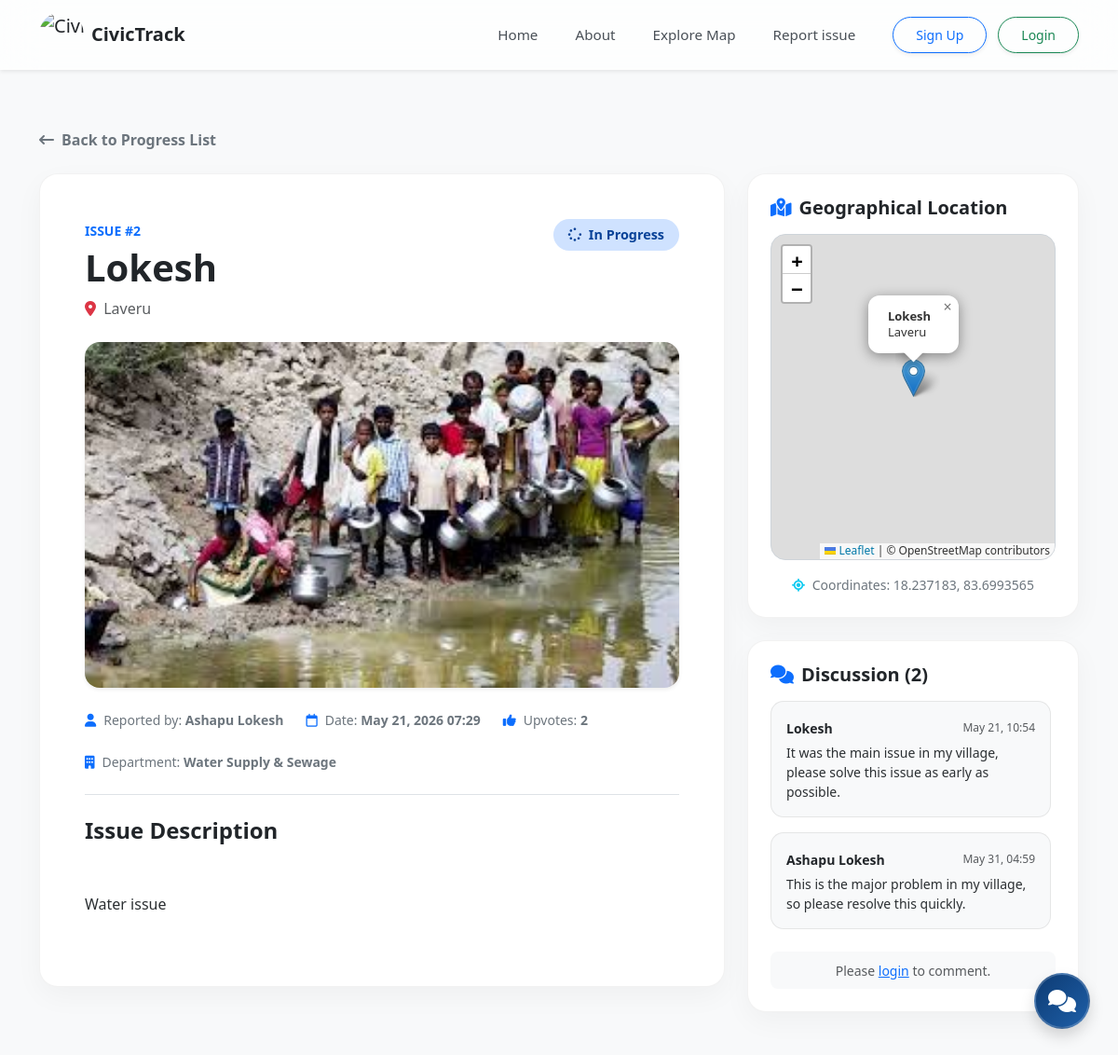
/issue/2/, run on the app's committed database.
### issues/models.py (models this page shows, shortened)
class CivicIssue(models.Model):
    name = models.CharField(max_length=150)
    origin_location = models.CharField(max_length=255)
    issue_details = models.TextField()
    uploaded_image = models.ImageField(upload_to='civic_issues_gallery/', blank=False, null=False)
    created_at = models.DateTimeField(auto_now_add=True)
    status = models.CharField(max_length=20, default='Open')
    user = models.ForeignKey(User, on_delete=models.CASCADE, null=True, blank=True)
    latitude = models.FloatField(null=True, blank=True)
    longitude = models.FloatField(null=True, blank=True)
    votes = models.ManyToManyField(User, related_name='voted_issues', blank=True)
    DEPARTMENT_CHOICES = [
        ('Water', 'Water Supply & Sewage'),
        ('Roads', 'Roads & Traffic'),
        ('Sanitation', 'Sanitation & Waste'),
        ('Electricity', 'Electricity & Lighting'),
        ('Health', 'Public Health & Safety'),
        ('Other', 'Other/General'),
    ]
    assigned_department = models.CharField(
        max_length=50,
        choices=DEPARTMENT_CHOICES,
        default='Other',
        blank=True,
        null=True
    )

class Comment(models.Model):
    issue = models.ForeignKey(CivicIssue, on_delete=models.CASCADE, related_name='comments')
    user = models.ForeignKey(User, on_delete=models.CASCADE)
    content = models.TextField()
    created_at = models.DateTimeField(auto_now_add=True)

### issues/views.py (the view)
# urls.py: path('issue/<int:id>/', views.issue_detail, name='issue_detail'),
def issue_detail(request, id):
    issue = get_object_or_404(CivicIssue, id=id)
    return render(request, 'issue_detail.html', {
        'issue': issue,
        'department_choices': CivicIssue.DEPARTMENT_CHOICES
    })

### templates/issue_detail.html (shortened to what this page needs)
<!DOCTYPE html>
<html lang="en">
<head>
    <link href="https://cdn.jsdelivr.net/npm/bootstrap@5.3.8/dist/css/bootstrap.min.css" rel="stylesheet">
    <link href="https://cdnjs.cloudflare.com/ajax/libs/font-awesome/6.4.0/css/all.min.css" rel="stylesheet">
    <link rel="stylesheet" href="https://cdnjs.cloudflare.com/ajax/libs/leaflet/1.9.4/leaflet.min.css" />
</head>
<body class="bg-light" style="padding-top: 90px;">
    {% include 'navbar.html' %}
    <div class="container py-5">
        <div class="mb-4">
            <a href="{% url 'check_progress' %}" class="text-decoration-none text-secondary fw-semibold">
                <i class="fa-solid fa-arrow-left-long me-2"></i>Back to Progress List
            </a>
        </div>
        <div class="row g-4">
            <div class="col-12 col-lg-8">
                <div class="detail-card p-4 p-md-5">
                    <div class="d-flex flex-column flex-md-row justify-content-between align-items-md-start gap-3 mb-4">
                        <div>
                            <span class="text-primary fw-bold text-uppercase tracking-wider small">Issue #{{ issue.id }}</span>
                            <h1 class="fw-bold text-dark mt-1 mb-2">{{ issue.name }}</h1>
                            <p class="text-muted mb-0">
                                <i class="fa-solid fa-location-dot text-danger me-1"></i> {{ issue.origin_location }}
                            </p>
                        </div>
                        <div>
                            {% if issue.status == 'Resolved' %}
                            <span class="status-badge status-resolved"><i class="fa-solid fa-circle-check me-1"></i> Resolved</span>
                            {% elif issue.status == 'In Progress' %}
                            <span class="status-badge status-in-progress"><i class="fa-solid fa-spinner fa-spin me-1"></i> In Progress</span>
                            {% else %}
                            <span class="status-badge status-open"><i class="fa-solid fa-circle-exclamation me-1"></i> Open</span>
                            {% endif %}
                        </div>
                    </div>
                    <div class="mb-4">
                        {% if issue.uploaded_image %}
                        <img src="{{ issue.uploaded_image.url }}" class="issue-img img-fluid shadow-sm" alt="{{ issue.name }}">
                        {% else %}
                        <div class="bg-secondary bg-opacity-10 rounded-4 d-flex align-items-center justify-content-center" style="height: 300px;">
                            <i class="fa-solid fa-image text-secondary fs-1 opacity-50"></i>
                        </div>
                        {% endif %}
                    </div>
                    <div class="d-flex flex-wrap gap-4 border-bottom pb-4 mb-4 text-secondary small">
                        <div>
                            <i class="fa-solid fa-user me-2 text-primary"></i>Reported by: <strong>{% if issue.user %}{{ issue.user.first_name|default:issue.user.email }}{% else %}Anonymous{% endif %}</strong>
                        </div>
                        <div>
                            <i class="fa-regular fa-calendar me-2 text-primary"></i>Date: <strong>{{ issue.created_at|date:"M d, Y H:i" }}</strong>
                        </div>
                        <div>
                            <i class="fa-solid fa-thumbs-up me-2 text-primary"></i>Upvotes: <strong id="voteCountBadge">{{ issue.votes.count }}</strong>
                        </div>
                        <div>
                            <i class="fa-solid fa-building me-2 text-primary"></i>Department: <strong>{{ issue.get_assigned_department_display }}</strong>
                        </div>
                    </div>
                    <div class="mb-4">
                        <h4 class="fw-bold text-dark mb-3">Issue Description</h4>
                        <p class="text-secondary-emphasis lh-lg" style="text-align: justify; white-space: pre-line;">
                            {{ issue.issue_details }}
                        </p>
                    </div>
                </div>
            </div>
            <div class="col-12 col-lg-4">
                <div class="detail-card p-4 mb-4">
                    <h5 class="fw-bold text-dark mb-3"><i class="fa-solid fa-map-location-dot me-2 text-primary"></i>Geographical Location</h5>
                    {% if issue.latitude and issue.longitude %}
                    <div id="detailMap" class="mb-3"></div>
                    <div class="text-secondary small text-center">
                        <i class="fa-solid fa-location-crosshairs me-1 text-info"></i> Coordinates: {{ issue.latitude }}, {{ issue.longitude }}
                    </div>
                    {% else %}
                    <div class="bg-secondary bg-opacity-10 rounded-4 p-4 text-center text-muted">
                        <i class="fa-solid fa-map-pin fs-2 opacity-50 mb-2"></i>
                        <p class="mb-0 small">No exact coordinates specified for this issue.</p>
                    </div>
                    {% endif %}
                </div>
                <div class="detail-card p-4">
                    <h5 class="fw-bold text-dark mb-3"><i class="fa-solid fa-comments me-2 text-primary"></i>Discussion ({{ issue.comments.count }})</h5>
                    <div class="d-flex flex-column gap-3 mb-4" style="max-height: 400px; overflow-y: auto; padding-right: 5px;">
                        {% for comment in issue.comments.all|dictsort:"created_at" %}
                        <div class="comment-box p-3" id="comment-box-{{ comment.id }}">
                            <div class="d-flex justify-content-between align-items-center mb-1">
                                <div>
                                    <span class="fw-bold text-dark small">{{ comment.user.first_name|default:comment.user.email }}</span>
                                </div>
                                <div class="d-flex align-items-center gap-2">
                                    <span class="text-muted small" style="font-size: 0.75rem;">{{ comment.created_at|date:"M d, H:i" }}</span>
                                </div>
                            </div>
                            <p class="text-secondary-emphasis mb-0 small comment-content" id="comment-content-{{ comment.id }}" style="white-space: pre-line;">{{ comment.content }}</p>
                        </div>
                        {% empty %}
                        <p class="text-muted text-center py-4 small mb-0">No comments yet. Start the conversation below!</p>
                        {% endfor %}
                    </div>
                    {% if user.is_authenticated %}
                    <form class="comment-form d-flex flex-column gap-2" method="POST" action="{% url 'add_comment' issue.id %}">
                        {% csrf_token %}
                        <textarea class="form-control" name="content" rows="3" placeholder="Write a comment..." required></textarea>
                        <button type="submit" class="btn btn-primary btn-sm rounded-pill py-2 mt-1 fw-semibold shadow-sm align-self-end px-4">Post Comment</button>
                    </form>
                    {% else %}
                    <div class="text-center py-2 bg-light rounded-3">
                        <small class="text-muted">Please <a href="{% url 'login' %}">login</a> to comment.</small>
                    </div>
                    {% endif %}
                </div>
            </div>
        </div>
    </div>
</body>
</html>

### templates/issue_detail.html (style rules this page uses)
* { font-family: 'Segoe UI', Tahoma, Geneva, Verdana, sans-serif; }
.detail-card { background: white; border-radius: 20px; box-shadow: 0 10px 30px rgba(0,0,0,0.04); border: 1px solid rgba(0,0,0,0.05); overflow: hidden; }
.status-badge { font-weight: 700; padding: 6px 16px; border-radius: 50px; font-size: 0.9rem; display: inline-block; }
.status-in-progress { background-color: #cfe2ff; color: #084298; }
.issue-img { width: 100%; max-height: 400px; object-fit: cover; border-radius: 16px; }
.comment-box { border-radius: 14px; border: 1px solid rgba(0,0,0,0.08); background: #f8f9fa; }
#detailMap { height: 350px; width: 100%; border-radius: 16px; border: 1px solid #ced4da; z-index: 1; }

### templates/navbar.html (style rules this page uses)
html { scroll-behavior: smooth; scroll-padding-top: 85px; }
* { font-family: 'Segoe UI', Tahoma, Geneva, Verdana, sans-serif; }

### data on the page
CivicIssue: id "2", name "Lokesh", origin_location "Laveru", uploaded_image (picture), user.first_name "Ashapu Lokesh", created_at "May 21, 2026 07:29", votes.count "2", assigned_department "Water Supply & Sewage", issue_details "Water issue", latitude "18.237183", longitude "83.6993565", comments.count "2"
Comment: user.first_name "Lokesh", created_at "May 21, 10:54", content "It was the main issue in my village, please solve this issue as early as possible."
Comment: user.first_name "Ashapu Lokesh", created_at "May 31, 04:59", content "This is the major problem in my village, so please resolve this quickly."
